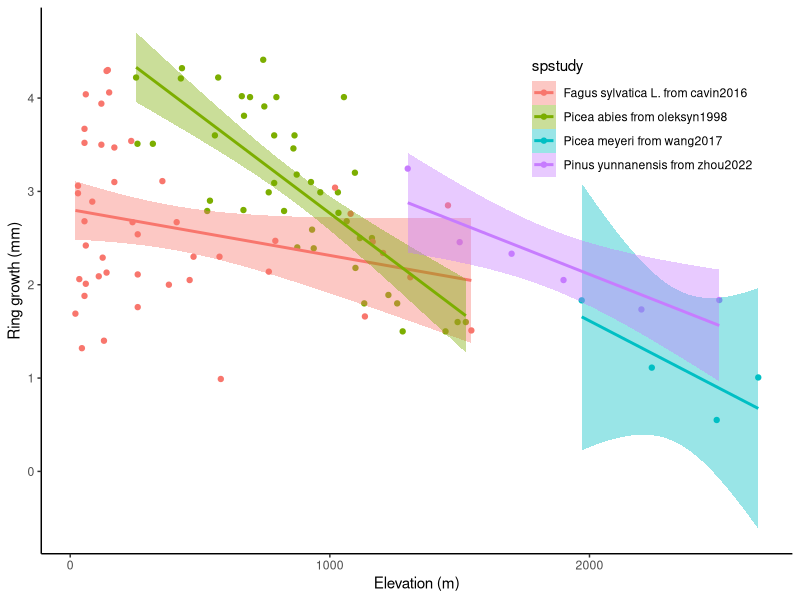

Source code (R): (Note: this script raises an error after producing the figure.)
## Started 31 August 2023 ##
## By Lizzie so far ##

## Combine lit review and Mount Rainier data ##

# housekeeping
rm(list=ls()) 
options(stringsAsFactors=FALSE)

# Setting working directory. Add in your own path in an if statement for your file structure
if(length(grep("lizzie", getwd())>0)) { 
  setwd("~/Documents/git/projects/grephon/grephon/analyses/growthxelevationetc")
} else if (length(grep("ailene", getwd()))>0) 
{setwd("~/GitHub/grephon/analyses/growthxelevationetc")
}

# packages 
library(viridis)
library(egg)
library(ggplot2)

# get the data
d <- read.csv("input/classicalrefs_datascraped.csv")
mora <- read.csv("output/dat2.df.csv")

# fix the growth in cm and make error numeric, or 0
d$growthmm <- d$growth_value
d$growthmm[which(d$growth_units=="cm/yr-1")] <- d$growth_value[which(d$growth_units=="cm/yr-1")]*10
d$error <- as.numeric(d$growth_errorvalue)
d$error[which(is.na(d$error)==TRUE)] <- 0

# subset to elevation-ish
unique(d$predictor_type)
delev <- subset(d, predictor_type!="latitude")

# zhu2018 seems weird, but I think latitude may also vary with elevation according to Table 1?
# Will confirm and for now remove ...
delevsm <- subset(delev, dataset_id!="zhu2018")
delevsm$spstudy <- paste(delevsm$species, "from", delevsm$dataset_id)
#Convert bai to cm
mora$bai20cm<-mora$bai20/100
# checks
unique(delevsm$predictor_units)


plotelevsm <- ggplot(data = delevsm, aes(x = predictor_value, y = growthmm, 
    colour = spstudy, fill=spstudy)) +
  geom_point() + 
  geom_smooth(method="lm") +
  xlab("Elevation (m)") + 
  ylab("Ring growth (mm)") +
  theme_classic() +
  theme(legend.position = c(0.8,0.8))

ggsave("figures/growthxelev4studies.pdf", plotelevsm, width=8, height=5)

pdf("figures/growthxelev2part.pdf", width=8, height=5)
par(mfrow=c(1,2))
plot(growthmm~predictor_value, data=delevsm, type="n",
    xlab="Elevation (m)", ylab="Growth (mm)")
colz <- viridis(4, alpha = 0.5)
for(i in c(1:length(unique(delevsm$spstudy)))){
    datahere <- subset(delevsm, spstudy==unique(delevsm$spstudy)[i])
    points(growthmm~predictor_value, data=datahere, col=colz[i], pch=16)
    abline(lm(growthmm~predictor_value, data=datahere), col=colz[i])
}
legend("topright", unique(delevsm$spstudy), cex=0.75, col=colz[1:4], pch=16, bty="n")
colz <- viridis(length(unique(mora$species)), alpha = 0.5)
plot(mean.rw~elev, data=mora, type="n",
    xlab="Elevation (m?)", ylab="Growth (mean.rw)")
for(i in c(1:length(unique(mora$species)))){
    datahere <- subset(mora, species==unique(mora$species)[i])
    points(mean.rw~elev, data=datahere, col=colz[i], pch=16)
    abline(lm(mean.rw~elev, data=datahere), col=colz[i])
}
legend("topright", unique(mora$species), col=colz, pch=16, bty="n")
dev.off()


#Now make these look prettier, convert to a 2 or 3 paneled, add error, constrain lines to where data occurs
delevsm$species[grep("Fagus",delevsm$species)] <- 'Fagus sylvatica'

p1 <- ggplot(delevsm, aes(x=predictor_value, y=growthmm, color=species)) +
  geom_point() +
  geom_smooth(method="lm")+
  theme_article() + theme(legend.position = 'right') + scale_color_brewer(palette = "PuOr") +
  xlab("Elevation (m)") + ylab("Growth- ring width (mm)")


mora$species[mora$species=="Abam"] <- 'Abies amabilis'
mora$species[mora$species=="Psme"] <- 'Pseudotsuga menziesii'
mora$species[mora$species=="Thpl"] <- 'Thuja plicata'
mora$species[mora$species=="Tshe"] <- 'Tsuga heterophylla'
mora$species[mora$species=="Tsme"] <- 'Tsuga mertensiana'
mora$species[mora$species=="Xano"] <- 'Xanthocyparus nootkatensis'
p2 <- ggplot(mora, aes(x=elev, y=mean.rw, color=species)) +
  geom_point() +
  geom_smooth(method="lm")+
  theme_article() + scale_color_brewer(palette = "YlGnBu") +
  xlab("Elevation (m)") + ylab("Growth- ring width (mm)")

p3 <- ggplot(mora, aes(x=elev, y=bai20cm, color=species)) +
  geom_point() +
  geom_smooth(method="lm")+
  theme_article() + theme(legend.position = 'right') + scale_color_brewer(palette = "YlGnBu") +
  xlab("Elevation (m)") + ylab("Growth - basal area increment (sq.cm)")

ggarrange(p1,p3)
ggsave("figures/grbyelev.png", plot = ggarrange(p1,p3))

ggarrange(p2,p3)
ggsave("figures/grbyelev_rwvsbai.png", plot = ggarrange(p2,p3))
